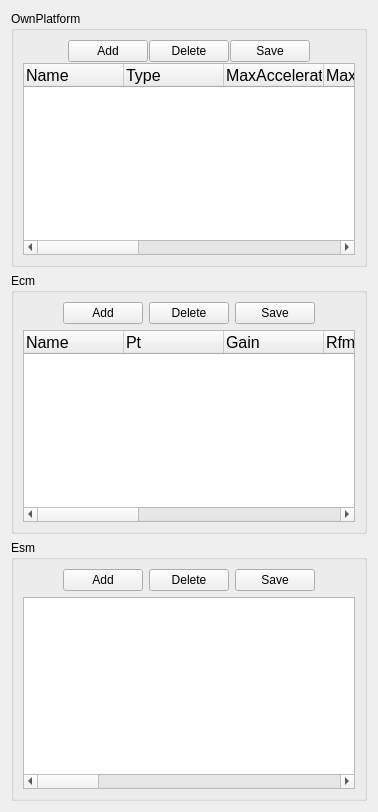
        <widget class="QWidget" name="tab_2">
         <attribute name="title">
          <string>OwnPlatform</string>
         </attribute>
         <layout class="QVBoxLayout" name="verticalLayout_20">
          <item>
           <layout class="QVBoxLayout" name="verticalLayout_19">
            <item>
             <widget class="QGroupBox" name="groupBox_5">
              <property name="title">
               <string>OwnPlatform</string>
              </property>
              <layout class="QVBoxLayout" name="verticalLayout_12">
               <item>
                <layout class="QVBoxLayout" name="verticalLayout">
                 <property name="spacing">
                  <number>1</number>
                 </property>
                 <item>
                  <layout class="QHBoxLayout" name="horizontalLayout_6">
                   <item>
                    <spacer name="horizontalSpacer">
                     <property name="orientation">
                      <enum>Qt::Horizontal</enum>
                     </property>
                     <property name="sizeHint" stdset="0">
                      <size>
                       <width>40</width>
                       <height>20</height>
                      </size>
                     </property>
                    </spacer>
                   </item>
                   <item>
                    <widget class="QPushButton" name="pushButton_OPadd">
                     <property name="text">
                      <string>Add</string>
                     </property>
                    </widget>
                   </item>
                   <item>
                    <widget class="QPushButton" name="pushButton_OPdel">
                     <property name="text">
                      <string>Delete</string>
                     </property>
                    </widget>
                   </item>
                   <item>
                    <widget class="QPushButton" name="pushButton_OPsave">
                     <property name="text">
                      <string>Save</string>
                     </property>
                    </widget>
                   </item>
                   <item>
                    <spacer name="horizontalSpacer_2">
                     <property name="orientation">
                      <enum>Qt::Horizontal</enum>
                     </property>
                     <property name="sizeHint" stdset="0">
                      <size>
                       <width>40</width>
                       <height>20</height>
                      </size>
                     </property>
                    </spacer>
                   </item>
                  </layout>
                 </item>
                 <item>
                  <widget class="QTableWidget" name="tableWidget_OPlatform">
                   <property name="font">
                    <font>
                     <family>Arial</family>
                     <pointsize>12</pointsize>
                    </font>
                   </property>
                   <column>
                    <property name="text">
                     <string>Name</string>
                    </property>
                    <property name="textAlignment">
                     <set>AlignJustify|AlignVCenter</set>
                    </property>
                   </column>
                   <column>
                    <property name="text">
                     <string>Type</string>
                    </property>
                    <property name="textAlignment">
                     <set>AlignJustify|AlignVCenter</set>
                    </property>
                   </column>
                   <column>
                    <property name="text">
                     <string>MaxAcceleration</string>
                    </property>
                    <property name="textAlignment">
                     <set>AlignJustify|AlignVCenter</set>
                    </property>
                   </column>
                   <column>
                    <property name="text">
                     <string>MaxDeceleration</string>
                    </property>
                    <property name="textAlignment">
                     <set>AlignJustify|AlignVCenter</set>
                    </property>
                   </column>
                   <column>
                    <property name="text">
                     <string>MaxClimbRate</string>
                    </property>
                    <property name="textAlignment">
                     <set>AlignJustify|AlignVCenter</set>
                    </property>
                   </column>
                   <column>
                    <property name="text">
                     <string>MaxDiveRate</string>
                    </property>
                    <property name="textAlignment">
                     <set>AlignJustify|AlignVCenter</set>
                    </property>
                   </column>
                   <column>
                    <property name="text">
                     <string>MaxSpeed</string>
                    </property>
                    <property name="textAlignment">
                     <set>AlignJustify|AlignVCenter</set>
                    </property>
                   </column>
                   <column>
                    <property name="text">
                     <string>MaxTurnRadius</string>
                    </property>
                    <property name="textAlignment">
                     <set>AlignJustify|AlignVCenter</set>
                    </property>
                   </column>
                   <column>
                    <property name="text">
                     <string>Mission</string>
                    </property>
                    <property name="textAlignment">
                     <set>AlignJustify|AlignVCenter</set>
                    </property>
                   </column>
                  </widget>
                 </item>
                </layout>
               </item>
              </layout>
             </widget>
            </item>
            <item>
             <widget class="QGroupBox" name="groupBox_8">
              <property name="title">
               <string>Ecm</string>
              </property>
              <layout class="QVBoxLayout" name="verticalLayout_16">
               <item>
                <layout class="QVBoxLayout" name="verticalLayout_15">
                 <item>
                  <layout class="QHBoxLayout" name="horizontalLayout_8">
                   <item>
                    <spacer name="horizontalSpacer_15">
                     <property name="orientation">
                      <enum>Qt::Horizontal</enum>
                     </property>
                     <property name="sizeHint" stdset="0">
                      <size>
                       <width>40</width>
                       <height>20</height>
                      </size>
                     </property>
                    </spacer>
                   </item>
                   <item>
                    <widget class="QPushButton" name="pushButton_Ecmadd">
                     <property name="text">
                      <string>Add</string>
                     </property>
                    </widget>
                   </item>
                   <item>
                    <widget class="QPushButton" name="pushButton_Ecmdel">
                     <property name="text">
                      <string>Delete</string>
                     </property>
                    </widget>
                   </item>
                   <item>
                    <widget class="QPushButton" name="pushButton_Ecmsave">
                     <property name="text">
                      <string>Save</string>
                     </property>
                    </widget>
                   </item>
                   <item>
                    <spacer name="horizontalSpacer_16">
                     <property name="orientation">
                      <enum>Qt::Horizontal</enum>
                     </property>
                     <property name="sizeHint" stdset="0">
                      <size>
                       <width>40</width>
                       <height>20</height>
                      </size>
                     </property>
                    </spacer>
                   </item>
                  </layout>
                 </item>
                 <item>
                  <widget class="QTableWidget" name="tableWidget_Ecm">
                   <property name="font">
                    <font>
                     <family>Arial</family>
                     <pointsize>12</pointsize>
                    </font>
                   </property>
                   <property name="layoutDirection">
                    <enum>Qt::LeftToRight</enum>
                   </property>
                   <property name="lineWidth">
                    <number>0</number>
                   </property>
                   <property name="verticalScrollBarPolicy">
                    <enum>Qt::ScrollBarAsNeeded</enum>
                   </property>
                   <property name="horizontalScrollBarPolicy">
                    <enum>Qt::ScrollBarAsNeeded</enum>
                   </property>
                   <property name="dragEnabled">
                    <bool>true</bool>
                   </property>
                   <property name="selectionBehavior">
                    <enum>QAbstractItemView::SelectItems</enum>
                   </property>
                   <property name="textElideMode">
                    <enum>Qt::ElideMiddle</enum>
                   </property>
                   <attribute name="horizontalHeaderCascadingSectionResizes">
                    <bool>false</bool>
                   </attribute>
                   <attribute name="verticalHeaderVisible">
                    <bool>false</bool>
                   </attribute>
                   <column>
                    <property name="text">
                     <string>Name</string>
                    </property>
                    <property name="textAlignment">
                     <set>AlignJustify|AlignVCenter</set>
                    </property>
                   </column>
                   <column>
                    <property name="text">
                     <string>Pt</string>
                    </property>
                    <property name="textAlignment">
                     <set>AlignJustify|AlignVCenter</set>
                    </property>
                   </column>
                   <column>
                    <property name="text">
                     <string>Gain</string>
                    </property>
                    <property name="textAlignment">
                     <set>AlignJustify|AlignVCenter</set>
                    </property>
                   </column>
                   <column>
                    <property name="text">
                     <string>Rfmin</string>
                    </property>
                    <property name="textAlignment">
                     <set>AlignJustify|AlignVCenter</set>
                    </property>
                   </column>
                   <column>
                    <property name="text">
                     <string>Rfmax</string>
                    </property>
                    <property name="textAlignment">
                     <set>AlignJustify|AlignVCenter</set>
                    </property>
                   </column>
                   <column>
                    <property name="text">
                     <string>tech</string>
                    </property>
                    <property name="textAlignment">
                     <set>AlignJustify|AlignVCenter</set>
                    </property>
                   </column>
                   <column>
                    <property name="text">
                     <string>platformRCS</string>
                    </property>
                    <property name="textAlignment">
                     <set>AlignJustify|AlignVCenter</set>
                    </property>
                   </column>
                   <column>
                    <property name="text">
                     <string>radarDangerValue</string>
                    </property>
                    <property name="font">
                     <font>
                      <kerning>false</kerning>
                     </font>
                    </property>
                    <property name="textAlignment">
                     <set>AlignJustify|AlignVCenter</set>
                    </property>
                   </column>
                   <column>
                    <property name="text">
                     <string>jammerERP</string>
                    </property>
                    <property name="textAlignment">
                     <set>AlignJustify|AlignVCenter</set>
                    </property>
                   </column>
                  </widget>
                 </item>
                </layout>
               </item>
              </layout>
             </widget>
            </item>
            <item>
             <widget class="QGroupBox" name="groupBox_25">
              <property name="title">
               <string>Esm</string>
              </property>
              <layout class="QVBoxLayout" name="verticalLayout_18">
               <item>
                <layout class="QVBoxLayout" name="verticalLayout_17">
                 <item>
                  <layout class="QHBoxLayout" name="horizontalLayout_9">
                   <item>
                    <spacer name="horizontalSpacer_17">
                     <property name="orientation">
                      <enum>Qt::Horizontal</enum>
                     </property>
                     <property name="sizeHint" stdset="0">
                      <size>
                       <width>40</width>
                       <height>20</height>
                      </size>
                     </property>
                    </spacer>
                   </item>
                   <item>
                    <widget class="QPushButton" name="pushButton_Esmadd">
                     <property name="text">
                      <string>Add</string>
                     </property>
                    </widget>
                   </item>
                   <item>
                    <widget class="QPushButton" name="pushButton_Esmdel">
                     <property name="text">
                      <string>Delete</string>
                     </property>
                    </widget>
                   </item>
                   <item>
                    <widget class="QPushButton" name="pushButton_Esmsave">
                     <property name="text">
                      <string>Save</string>
                     </property>
                    </widget>
                   </item>
                   <item>
                    <spacer name="horizontalSpacer_18">
                     <property name="orientation">
                      <enum>Qt::Horizontal</enum>
                     </property>
                     <property name="sizeHint" stdset="0">
                      <size>
                       <width>40</width>
                       <height>20</height>
                      </size>
                     </property>
                    </spacer>
                   </item>
                  </layout>
                 </item>
                 <item>
                  <widget class="QTableWidget" name="tableWidget_Esm">
                   <property name="font">
                    <font>
                     <family>Arial</family>
                     <pointsize>12</pointsize>
                    </font>
                   </property>
                   <property name="layoutDirection">
                    <enum>Qt::LeftToRight</enum>
                   </property>
                   <property name="lineWidth">
                    <number>0</number>
                   </property>
                   <property name="verticalScrollBarPolicy">
                    <enum>Qt::ScrollBarAsNeeded</enum>
                   </property>
                   <property name="horizontalScrollBarPolicy">
                    <enum>Qt::ScrollBarAsNeeded</enum>
                   </property>
                   <property name="dragEnabled">
                    <bool>true</bool>
                   </property>
                   <property name="selectionBehavior">
                    <enum>QAbstractItemView::SelectItems</enum>
                   </property>
                   <property name="textElideMode">
                    <enum>Qt::ElideMiddle</enum>
                   </property>
                   <property name="sortingEnabled">
                    <bool>true</bool>
                   </property>
                   <attribute name="horizontalHeaderVisible">
                    <bool>false</bool>
                   </attribute>
                   <attribute name="horizontalHeaderCascadingSectionResizes">
                    <bool>false</bool>
                   </attribute>
                   <attribute name="horizontalHeaderDefaultSectionSize">
                    <number>150</number>
                   </attribute>
                   <attribute name="horizontalHeaderHighlightSections">
                    <bool>true</bool>
                   </attribute>
                   <attribute name="horizontalHeaderShowSortIndicator" stdset="0">
                    <bool>true</bool>
                   </attribute>
                   <column>
                    <property name="text">
                     <string>Name</string>
                    </property>
                    <property name="textAlignment">
                     <set>AlignJustify|AlignVCenter</set>
                    </property>
                   </column>
                   <column>
                    <property name="text">
                     <string>Dwell_Freq_Resolution</string>
                    </property>
                   </column>
                   <column>
                    <property name="text">
                     <string>Tuning_Step</string>
                    </property>
                   </column>
                   <column>
                    <property name="text">
                     <string>RfCovmin</string>
                    </property>
                   </column>
                   <column>
                    <property name="text">
                     <string>RfCovmax</string>
                    </property>
                   </column>
                   <column>
                    <property name="text">
                     <string>Num_Pulses_Acquisition</string>
                    </property>
                   </column>
                   <column>
                    <property name="text">
                     <string>Num_Pulses_Alarm</string>
                    </property>
                   </column>
                   <column>
                    <property name="text">
                     <string>MinDwellTime</string>
                    </property>
                   </column>
                   <column>
                    <property name="text">
                     <string>Pmin</string>
                    </property>
                   </column>
                   <column>
                    <property name="text">
                     <string>Aeff</string>
                    </property>
                   </column>
                  </widget>
                 </item>
                </layout>
               </item>
              </layout>
             </widget>
            </item>
           </layout>
          </item>
         </layout>
        </widget>
